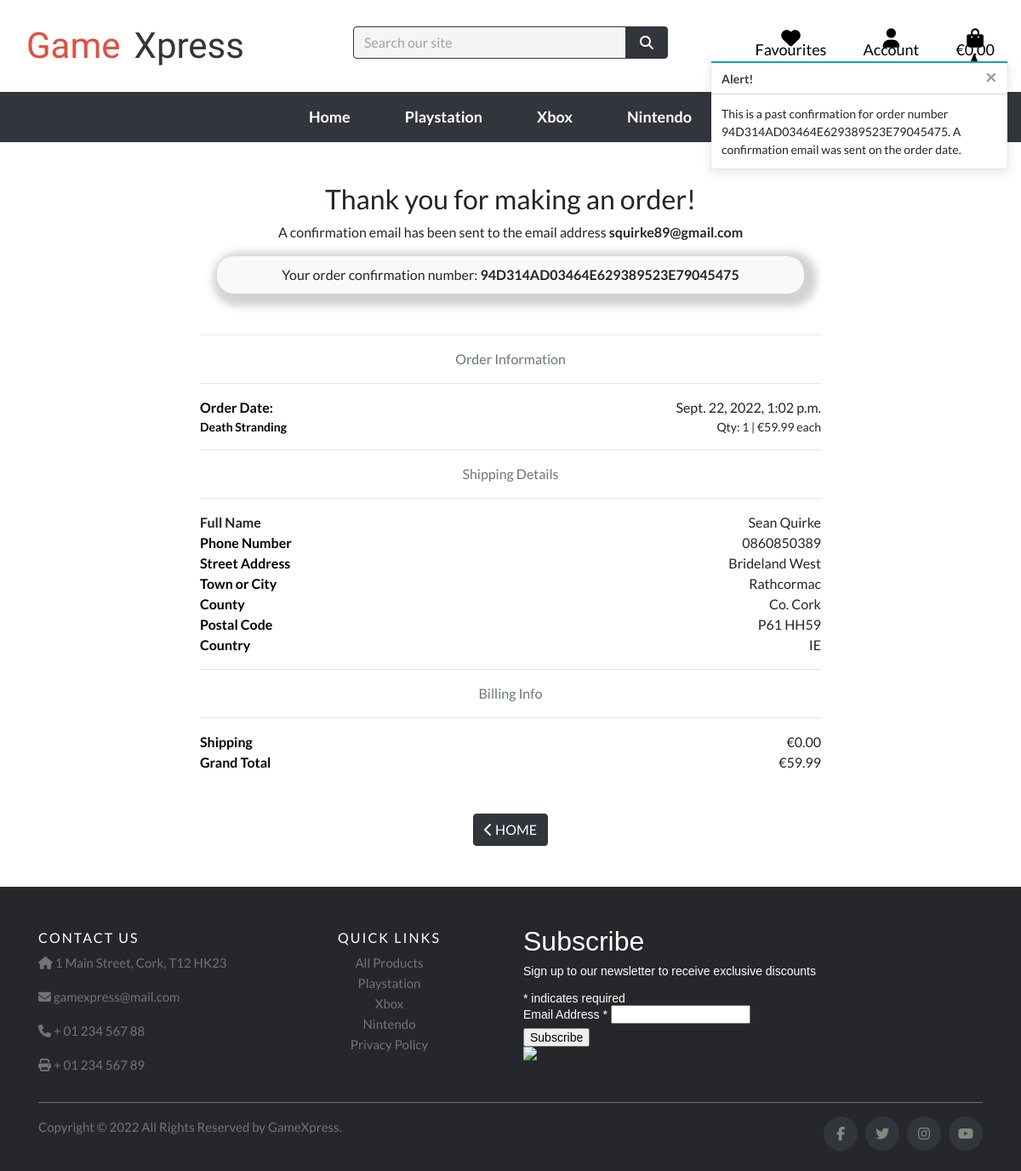
The page /profile/order_history/94D314AD03464E629389523E79045475 on the database its author committed.
### checkout/models.py (models this page shows, shortened)
class Order(models.Model):
    order_number = models.CharField(max_length=32, null=False, editable=False)
    user_profile = models.ForeignKey(UserProfile, on_delete=models.SET_NULL,
                                     null=True, blank=True, related_name='orders')
    full_name = models.CharField(max_length=50, null=False, blank=False)
    email = models.EmailField(max_length=254, null=False, blank=False)
    phone_number = models.CharField(max_length=20, null=False, blank=False)
    country = CountryField(blank_label='Country *', null=False, blank=False)
    postcode = models.CharField(max_length=20, null=True, blank=True)
    town_or_city = models.CharField(max_length=40, null=False, blank=False)
    street_address1 = models.CharField(max_length=80, null=False, blank=False)
    street_address2 = models.CharField(max_length=80, null=True, blank=True)
    county = models.CharField(max_length=80, null=True, blank=True)
    date = models.DateTimeField(auto_now_add=True)
    delivery_cost = models.DecimalField(max_digits=6, decimal_places=2, null=False, default=0)
    order_total = models.DecimalField(max_digits=10, decimal_places=2, null=False, default=0)
    grand_total = models.DecimalField(max_digits=10, decimal_places=2, null=False, default=0)
    original_basket = models.TextField(
        null=False, blank=False, default=''
    )
    stripe_pid = models.CharField(
        max_length=254, null=False,
        blank=False, default=''
    )
    coupon = models.ForeignKey(
        Coupon, on_delete=models.SET_NULL, null=True, blank=True)
    order_total = models.DecimalField(
        max_digits=10, decimal_places=2, null=False, default=0)

class OrderLineItem(models.Model):
    order = models.ForeignKey(Order, null=False, blank=False, on_delete=models.CASCADE, related_name='lineitems')
    product = models.ForeignKey(Product, null=False, blank=False, on_delete=models.CASCADE)
    quantity = models.IntegerField(null=False, blank=False, default=0)
    lineitem_total = models.DecimalField(max_digits=6, decimal_places=2, null=False, blank=False, editable=False)

### products/models.py (models this page shows, shortened)
class Product(models.Model):
    category = models.ForeignKey(
        'Category', null=True,
        blank=True, on_delete=models.SET_NULL
        )
    sku = models.CharField(
        max_length=254, null=True, blank=True
        )
    name = models.CharField(max_length=254)
    description = models.TextField()
    genre = models.CharField(
        max_length=254, blank=True, default=True
        )
    price = models.DecimalField(
        max_digits=6, decimal_places=2
        )
    rating = models.DecimalField(
        max_digits=6, decimal_places=2,
        null=True, blank=True)
    image_url = models.URLField(
        max_length=1024, null=True, blank=True
        )
    image = models.ImageField(
        null=True, blank=True)

### profiles/views.py (the view)
# urls.py: path('order_history/<order_number>', views.order_history, name='order_history'),
def order_history(request, order_number):
    order = get_object_or_404(Order, order_number=order_number)
    messages.info(request, (
        f'This is a past confirmation for order number {order_number}. '
        'A confirmation email was sent on the order date.'
    ))
    template = 'checkout/checkout_success.html'
    context = {
        'order': order,
        'from_profile': True,
    }
    return render(request, template, context)

### checkout/templates/checkout/checkout_success.html (shortened to what this page needs)
{% extends "base.html" %}
{% load static %}
{% load basket_tools %}
{% block extra_css %}
<link rel="stylesheet" href="{% static 'css/checkout.css' %}">
{% endblock %}
{% block content %}
<div class="overlay"></div>
<div class="container">
    <div class="row">
        <div class="col">
            <h2 class="text-center mt-5">Thank you for making an order!</h2>
            <p class="text-center">A confirmation email has been sent to the email address
                <strong>{{ order.email }}</strong></p>
            <p class="text-center basket-1">Your order confirmation number: <strong
                    class="order-num">{{ order.order_number }}</strong></p>
        </div>
    </div>
    <div class="row mb-5">
        <div class="col-md-12 col-sm-12 col-xs-12 col-lg-8 offset-lg-2">
            <div class="row">
                <div class="col">
                    <hr class="mt-5">
                    <p class="text-muted text-center">Order Information</p>
                    <hr>
                </div>
            </div>
            <div class="row">
                <div class="col-12 col-md-4">
                    <p class="mb-0 text-black font-weight-bold">Order Date:</p>
                </div>
                <div class="col-12 col-md-8 text-md-right">
                    <p class="mb-0">{{ order.date }}</p>
                </div>
            </div>
            {% for item in order.lineitems.all %}
            <div class="row">
                <div class="col-12 col-md-4">
                    <p class="small mb-0 text-black font-weight-bold">
                        {{ item.product.name }}
                    </p>
                </div>
                <div class="col-12 col-md-8 text-md-right">
                    <p class="small mb-0"> Qty: {{ item.quantity }} | €{{ item.product.price }} each</p>
                </div>
            </div>
            {% endfor %}
            <div class="row">
                <div class="col">
                    <hr>
                    <p class="text-muted text-center">Shipping Details</p>
                    <hr>
                </div>
            </div>
            <div class="row">
                <div class="col-12 col-md-4">
                    <p class="mb-0 font-weight-bold">Full Name</p>
                </div>
                <div class="col-12 col-md-8 text-md-right">
                    <p class="mb-0">{{ order.full_name }}</p>
                </div>
            </div>
            <div class="row">
                <div class="col-12 col-md-4">
                    <p class="mb-0 text-black font-weight-bold">Phone Number</p>
                </div>
                <div class="col-12 col-md-8 text-md-right">
                    <p class="mb-0">{{ order.phone_number }}</p>
                </div>
            </div>
            <div class="row">
                <div class="col-12 col-md-4">
                    <p class="mb-0 text-black font-weight-bold">Street Address</p>
                </div>
                <div class="col-12 col-md-8 text-md-right">
                    <p class="mb-0">{{ order.street_address1 }}</p>
                </div>
            </div>
            <div class="row">
                <div class="col-12 col-md-4">
                    <p class="mb-0 text-black font-weight-bold">Town or City</p>
                </div>
                <div class="col-12 col-md-8 text-md-right">
                    <p class="mb-0">{{ order.town_or_city }}</p>
                </div>
            </div>
            {% if order.county %}
            <div class="row">
                <div class="col-12 col-md-4">
                    <p class="mb-0 text-black font-weight-bold">County</p>
                </div>
                <div class="col-12 col-md-8 text-md-right">
                    <p class="mb-0">{{ order.county }}</p>
                </div>
            </div>
            {% endif %}
            {% if order.postcode %}
            <div class="row">
                <div class="col-12 col-md-4">
                    <p class="mb-0 text-black font-weight-bold">Postal Code</p>
                </div>
                <div class="col-12 col-md-8 text-md-right">
                    <p class="mb-0">{{ order.postcode }}</p>
                </div>
            </div>
            {% endif %}
            <div class="row">
                <div class="col-12 col-md-4">
                    <p class="mb-0 text-black font-weight-bold">Country</p>
                </div>
                <div class="col-12 col-md-8 text-md-right">
                    <p class="mb-0">{{ order.country }}</p>
                </div>
            </div>
            <div class="row">
                <div class="col">
                    <hr>
                    <p class="text-muted text-center">Billing Info</p>
                    <hr>
                </div>
            </div>
            {% if order.coupon %}
            <div class="row">
                <div class="col-12 col-md-4">
                    <p class="mb-0 text-black font-weight-bold">Grand Total</p>
                </div>
                <div class="col-12 col-md-8 text-md-right">
                    <p class="mb-0">€{{ order.order_total }}</p>
                </div>
            </div>
            {% else %}
            <div class="row">
                <div class="col-12 col-md-4">
                    <p class="mb-0 text-black font-weight-bold">Shipping</p>
                </div>
                <div class="col-12 col-md-8 text-md-right">
                    <p class="mb-0">€{{ order.delivery_cost }}</p>
                </div>
            </div>
            <div class="row">
                <div class="col-12 col-md-4">
                    <p class="mb-0 text-black font-weight-bold">Grand Total</p>
                </div>
                <div class="col-12 col-md-8 text-md-right">
                    <p class="mb-0">€{{ order.grand_total }}</p>
                </div>
                {% endif %}
                 </div>
            </div>
        </div>
    </div>
<div class="row">
    <div class="col-12 text-center">
        {% if user_profile %}
        <a href="{% url 'profile' %}" class="btn btn-black border-black rounded-1 bg-white">
            <i class="fas fa-chevron-left"></i> <span class="text-uppercase">Profile</span>
        </a>
        {% else %}
        <a href="{% url 'home' %}" class="btn btn-black border-black rounded-1 text-white mb-5">
            <i class="fas fa-chevron-left"></i> <span class="text-uppercase">Home</span>
        </a>
        {% endif %}
    </div>
</div>
{% endblock %}

### static/css/base.css (style rules this page uses)
html { height: 100%; }
body { font-family: 'Lato'; min-height: calc(100vh - 246.71 - 417.91); }
.text-black { color: #000 !important; }
.border-black { border: 1px solid #33353d !important; }
.btn-black { background: #33353d!important; }
.overlay { height: 100%; width: 100%; top: 0; left: 0; position: fixed; background: white; z-index: -1; }
.basket-1 { margin: auto; max-width: 690px; padding: 10px; border-radius: 20px; box-shadow: 5px 5px 10px 10px #20212233; height: auto; background-color: #f8f9fa; }

### rows shown on the page
Order: email "squirke89@gmail.com", order_number "94D314AD03464E629389523E79045475", date "Sept. 22, 2022, 1:02 p.m.", full_name "Sean Quirke", phone_number "0860850389", street_address1 "Brideland West", town_or_city "Rathcormac", county "Co. Cork", postcode "P61 HH59", country "IE", delivery_cost "0.00", grand_total "59.99"
OrderLineItem: product.name "Death Stranding", quantity "1", product.price "59.99"

### other values the page prints
{{ message }} "This is a past confirmation for order number 94D314AD03464E629389523E79045475. A confirmation email was sent on the order date."
